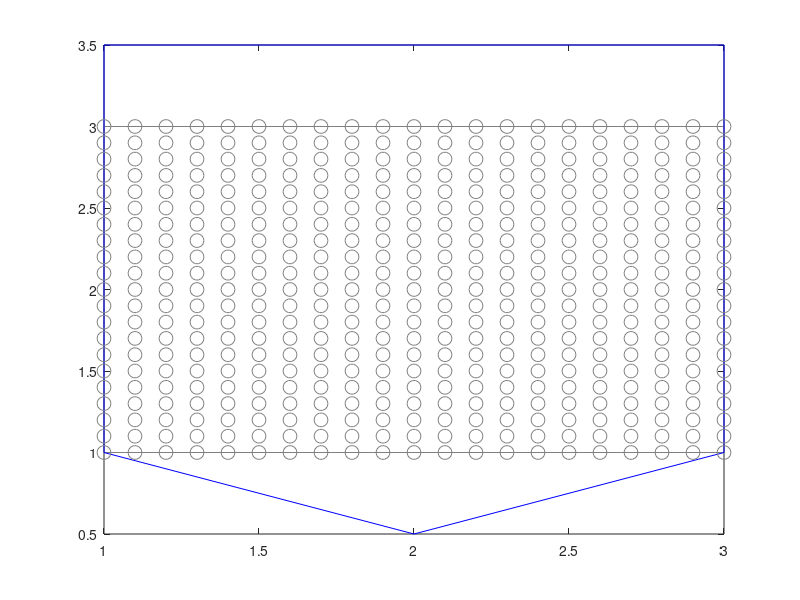

Recreate this plot in MATLAB. (Note: this script raises an error after producing the figure.)
function test_vem_v3
    % Undeformed vertices
    V0= [ 
         1 3;
         2 3;
         3 3;
         3 2;
         3 1;
         2 1;
         1 1;
         1 2;
        ];
    
    % Deformed vertices
%     V1= [ 
%          1 3;
%          2 3.5;
%          3 3;
%          3 2;
%          3 1;
%          2 0.5;
%          1 1;
%          1 2;
%         ];
    V1= [ 
         1 3.5;
         2 3.5;
         3 3.5;
         3 2;
         3 1;
         2 0.5;
         1 1;
         1 2;
        ];
    
    
    % Edges
    E=[ 1 2;
        2 3;
        3 4;
        4 5;
        5 6;
        6 7;
        7 8;
        8 1 ];
    % Plotting surface
    figure(1)
    clf;
    plot([V0(E(:,1),1)'; V0(E(:,2),1)'], [V0(E(:,1),2)'; V0(E(:,2),2)'],'Color',[0.5 0.5 0.5]);
    hold on;
    plot([V1(E(:,1),1)'; V1(E(:,2),1)'], [V1(E(:,1),2)'; V1(E(:,2),2)'],'Color','b');
    hold on;
    
    V=V0;
    
    X_com = mean(V0,1)';    % undeformed center of mass
    
    x = 1:0.1:3;
    y = 1:0.1:3;
    [X,Y] = meshgrid(x,y);
    plot(X(:),Y(:),'o','Color',[0.5 0.5 0.5],'MarkerSize',10);
    X=[X(:) Y(:)];
    k=6;
    
    % Compute monomial basis for each query point
    M=zeros(size(X,1), k);
    for i = 1:size(X,1)
        q=(X(i,:)'-X_com)';
        Mi = [1 q(1) q(2) q(1).^2 q(2).^2 q(1)*q(2)];
        M(i,:) = Mi;
    end
    
    % pseudo-inverse for M
    Pm = pinv(M);
        
    ProjX = zeros(size(E,1),size(X,1),2);
    
    P = zeros(size(E,1), k, 1);
    
    % Compute per-edge projection matrix
    for i = 1:size(E,1)
%         u = [V(E(i,1),:); V(E(i,2),:)]';
        u = V(i,:)';
        
        Pu = pinv(u)';
        
        p = Pm*X*Pu;
        x=M*p*u';
        ProjX(i,:,:) = x;
        P(i,:,:)=p;
    end
    
    % Compute weighting terms
    a = zeros(size(X,1), size(E,1));
    for i = 1:size(X,1)
        C = squeeze(ProjX(:,i,:))';
        d = X(i,:)';
        
        % All weights non-negative
        A = -eye(size(E,1));
        b = zeros(size(E,1));
        
        % Weights sum to one.
        Aeq = ones(1,size(E,1));
        beq = 1;
        
        a(i,:) = lsqlin(C,d,A,b,Aeq,beq);
    end
    
    % Compute deformed positions from 
    for i=1:size(X,1)
        x = [0 0];
        
        for j=1:size(E,1)
%             u = [V1(E(j,1),:); V1(E(j,2),:)]';
            u = V1(j,:); % Deformed DOF values
            size(squeeze(P(j,:,:)))
            x = x + a(i,j) * M(i,:) * squeeze(P(j,:,:))' * u;
            x
        end
        plot(x(1),x(2),'.','Color','r','MarkerSize',15);
        hold on
    end
        % All undeformed positions
%     n=10;
%     Xx=linspace(1,3,n);
%     Xy=repelem(3,n);
%         plot(X(1),X(2),'.','Color',[0.5 0.5 0.5]);

    plot(X_com(1), X_com(2),'x','MarkerSize',10,'Color','r');
    xlim([0 4]);
    ylim([0 4]);

end